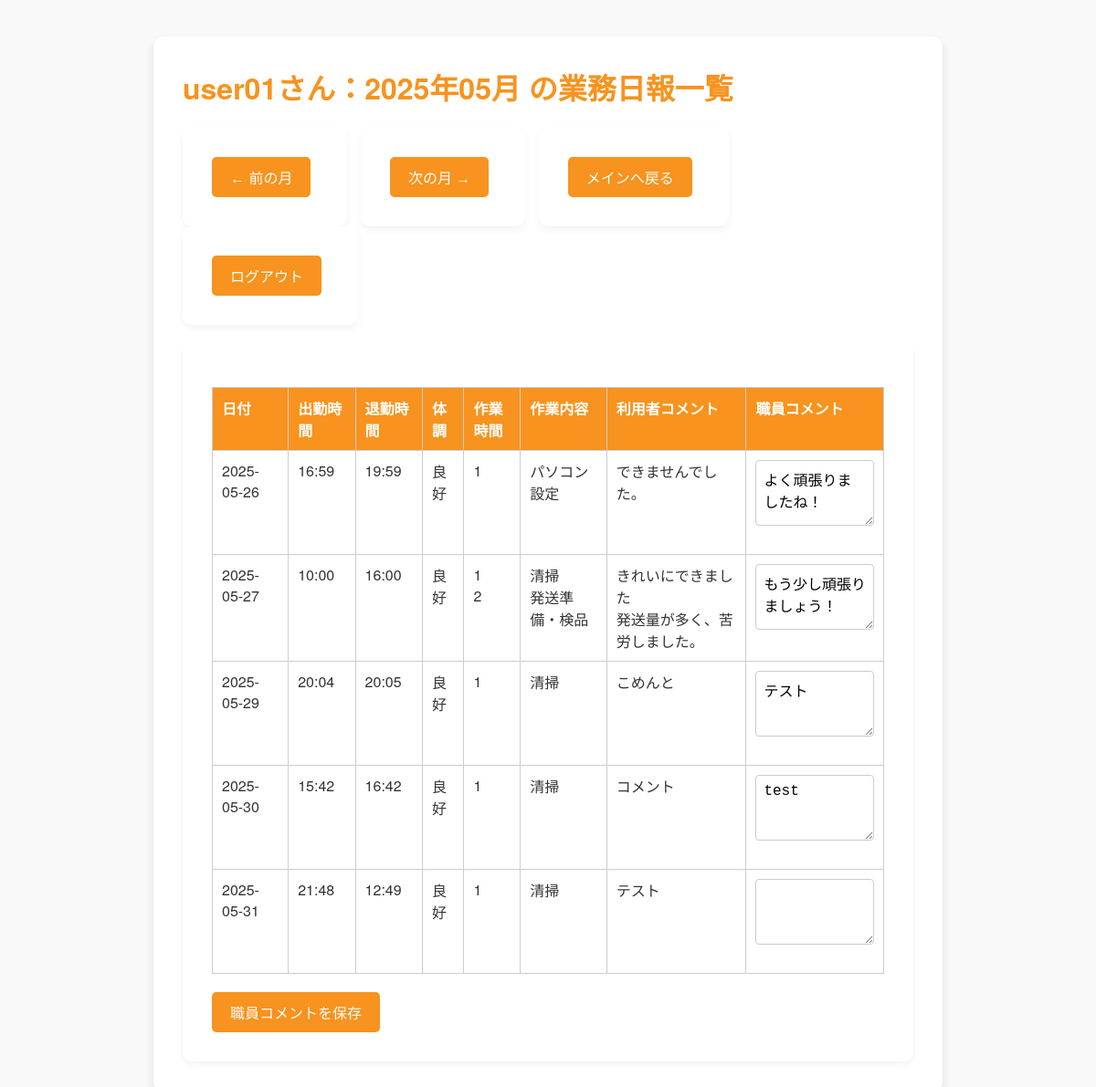
Page /report_list?user_id=2 (signed in) on the committed database.
### tables this page shows
CREATE TABLE users (
            user_id INTEGER PRIMARY KEY AUTOINCREMENT,
            username TEXT NOT NULL UNIQUE,
            password TEXT NOT NULL,
            name TEXT NOT NULL,
            role TEXT NOT NULL,
            created_at DATETIME DEFAULT CURRENT_TIMESTAMP
        );

CREATE TABLE reports (
            report_id INTEGER PRIMARY KEY AUTOINCREMENT,
            user_id INTEGER NOT NULL,
            report_date DATE NOT NULL,
            condition TEXT NOT NULL,
            start_time TIME NOT NULL,
            end_time TIME NOT NULL,
            work_time INTEGER NOT NULL,
            work_detail TEXT NOT NULL,
            user_comment TEXT,
            staff_comment TEXT,
            created_at DATETIME DEFAULT CURRENT_TIMESTAMP,
            updated_at DATETIME DEFAULT CURRENT_TIMESTAMP,
            FOREIGN KEY (user_id) REFERENCES users(user_id)
        );

### app.py (the view)
@app.route('/report_list', methods=['GET', 'POST'])
def report_list():
    if 'username' not in session:
        return redirect(url_for('login'))
    user_id = request.args.get('user_id')
    if user_id is not None:
        user_id = int(user_id)
    role = session.get('role')
    username = session['username']
    year = request.args.get('year', type=int)
    month = request.args.get('month', type=int)
    today = datetime.today()
    if not year or not month:
        year = today.year
        month = today.month
    first_day = datetime(year, month, 1)
    last_day = datetime(year, month, calendar.monthrange(year, month)[1])
    first_day_str = first_day.strftime('%Y-%m-%d')
    last_day_str = last_day.strftime('%Y-%m-%d')
    logger.debug(f"first_day_str = {repr(first_day_str)}")
    logger.debug(f"last_day_str = {repr(last_day_str)}")
    prev_month = first_day - timedelta(days=1)
    next_month = last_day + timedelta(days=1)
    conn = get_db()
    cursor = conn.cursor()
    if role == 'staff' and user_id:
        cursor.execute('SELECT report_id, report_date, typeof(report_date) FROM reports')
        for row in cursor.fetchall():
            print(f"report_id={row['report_id']}, report_date={row['report_date']}, type={row['typeof(report_date)']}")
        cursor.execute('''
            SELECT r.*, u.username,
                   group_concat(t.task_duration, '\n') as task_duration,
                   group_concat(t.task_name, '\n') as task_name,
                   group_concat(t.task_note, '\n') as task_note
            FROM reports r
            JOIN users u ON r.user_id = u.user_id
            LEFT JOIN report_tasks t ON r.report_id = t.report_id
            WHERE r.user_id = ? AND r.report_date BETWEEN ? AND ?
            GROUP BY r.report_id
            ORDER BY r.report_date ASC
        ''', (user_id, first_day_str, last_day_str))
        reports = cursor.fetchall()
        username_result = cursor.execute("SELECT username FROM users WHERE user_id = ?", (user_id,)).fetchone()
        display_username = username_result['username'] if username_result else '不明'
    else:
        cursor.execute('''
            SELECT r.*, u.username,
                   group_concat(t.task_duration, '\n') as task_duration,
                   group_concat(t.task_name, '\n') as task_name,
                   group_concat(t.task_note, '\n') as task_note
            FROM reports r
            JOIN users u ON r.user_id = u.user_id
            LEFT JOIN report_tasks t ON r.report_id = t.report_id
            WHERE u.username = ? AND r.report_date BETWEEN ? AND ?
            GROUP BY r.report_id
            ORDER BY r.report_date ASC
        ''', (username, first_day_str, last_day_str))
        reports = cursor.fetchall()
        display_username = username
    conn.close()
    return render_template('report_list.html',
                           reports=reports,
                           name=display_username,
                           user_id=user_id,
                           display_month=f"{year}年{month:02d}月",
                           year=year,
                           month=month,
                           prev_year=prev_month.year,
                           prev_month=prev_month.month,
                           next_year=next_month.year,
                           next_month=next_month.month,)

### app.py (called while the page is built)
def get_db():
    db = getattr(g, '_database', None)
    if db is None:
        base_dir = os.path.dirname(os.path.abspath(__file__))
        db_path = os.path.join(base_dir, 'your_database.db')  # ← ここは正しい DB ファイル名
        db = g._database = sqlite3.connect(db_path)
        db.row_factory = sqlite3.Row
    return db

@app.teardown_appcontext
def close_connection(exception):
    db = getattr(g, '_database', None)
    if db is not None:
        db.close()

### templates/report_list.html (shortened to what this page needs)
<!DOCTYPE html>
<html lang="ja">
<head>
    <link rel="stylesheet" href="{{ url_for('static', filename='style.css') }}">
</head>
<body>
    <div class="container">
        <h1>{{ name }}さん：{{ display_month }} の業務日報一覧</h1>
        <div class="nav-buttons">
            <form method="get" action="{{ url_for('report_list') }}">
                <button type="submit">&#8592; 前の月</button>
            </form>
            <form method="get" action="{{ url_for('report_list') }}">
                <button type="submit">次の月 &#8594;</button>
            </form>
            <form method="get" action="{{ url_for('main') }}">
                <button type="submit">メインへ戻る</button>
            </form>
            <form method="get" action="{{ url_for('logout') }}">
                <button type="submit">ログアウト</button>
            </form>
        </div>
        <form method="post" action="{{ url_for('update_staff_comments') }}">
            <table class="report-table">
                <thead>
                    <tr>
                        <th>日付</th>
                        <th>出勤時間</th>
                        <th>退勤時間</th>
                        <th>体調</th>
                        <th>作業時間</th>
                        <th>作業内容</th>
                        <th>利用者コメント</th>
                        <th>職員コメント</th>
                    </tr>
                </thead>
                <tbody>
                    {% for report in reports %}
                    <tr>
                        <td>{{ report['report_date'] }}</td>
                        <td>{{ report['start_time'] }}</td>
                        <td>{{ report['end_time'] }}</td>
                        <td>{{ report['condition'] }}</td>
                        <td class="multiline">{{ report['task_duration'] | replace('\n', '<br>') | safe }}</td>
                        <td class="multiline">{{ report['task_name'] | replace('\n', '<br>') | safe }}</td>
                        <td class="multiline">{{ report['task_note'] | replace('\n', '<br>') | safe }}</td>
                        <td>
                            <textarea name="staff_comment_{{ report['report_id'] }}" rows="3">{{ report['staff_comment'] or '' }}</textarea>
                        </td>
                    </tr>
                    {% endfor %}
                </tbody>
            </table>
            <button type="submit" class="save-button">職員コメントを保存</button>
        </form>
    </div>
</body>
</html>

### static/style.css (style rules this page uses)
body { font-family: "Helvetica Neue", Arial, sans-serif; background-color: #f9f9f9; color: #333; margin: 0; padding: 0; }
h1, h2, h3, h4 { color: #F7931E; margin-top: 0; }
.container { max-width: 800px; margin: 40px auto; background: #fff; padding: 2rem; border-radius: 10px; box-shadow: 0 4px 10px rgba(0,0,0,0.1); }
input[type="text"], input[type="password"], input[type="time"], textarea, select { width: 100%; padding: 10px; border: 1px solid #ccc; border-radius: 5px; margin-bottom: 1rem; box-sizing: border-box; font-size: 1rem; }
button, input[type="submit"] { background-color: #F7931E; color: #fff; border: none; padding: 10px 20px; border-radius: 5px; font-size: 1rem; cursor: pointer; margin-right: 0.5rem; transition: background-color 0.3s; }
table { width: 100%; border-collapse: collapse; margin-top: 1rem; }
th, td { padding: 10px; text-align: left; border-bottom: 1px solid #ddd; }
th { background-color: #F7931E; color: white; }
form { max-width: 800px; margin: 0 auto; background-color: #fff; padding: 2rem; border-radius: 10px; box-shadow: 0 4px 8px rgba(0,0,0,0.05); }
textarea { width: 100%; max-width: 100%; }
.multiline { white-space: pre-line; }
.nav-buttons { margin-bottom: 20px; }
.nav-buttons form { display: inline-block; margin-right: 10px; }
.report-table { width: 100%; border-collapse: collapse; margin-top: 1rem; background-color: white; }
.report-table th, .report-table td { border: 1px solid #ccc; padding: 10px; vertical-align: top; }
.report-table textarea { width: 100%; padding: 8px; font-size: 1rem; border: 1px solid #ccc; border-radius: 4px; resize: vertical; }
.save-button { margin-top: 20px; }

### rows in the picture
users: username "user01"
reports: report_date "2025-05-26", start_time "16:59", end_time "19:59", condition "良好", task_duration "1", task_name "パソコン設定", task_note "できませんでした。", report_id "よく頑張りましたね！"
reports: report_date "2025-05-27", start_time "10:00", end_time "16:00", condition "良好", task_duration "1 2", task_name "清掃 発送準備・検品", task_note "きれいにできました 発送量が多く、苦労しました。", report_id "もう少し頑張りましょう！"
reports: report_date "2025-05-29", start_time "20:04", end_time "20:05", condition "良好", task_duration "1", task_name "清掃", task_note "こめんと", report_id "テスト"
reports: report_date "2025-05-30", start_time "15:42", end_time "16:42", condition "良好", task_duration "1", task_name "清掃", task_note "コメント", report_id "test"
reports: report_date "2025-05-31", start_time "21:48", end_time "12:49", condition "良好", task_duration "1", task_name "清掃", task_note "テスト"

### other values in the picture
{{ display_month }} "2025年05月"
